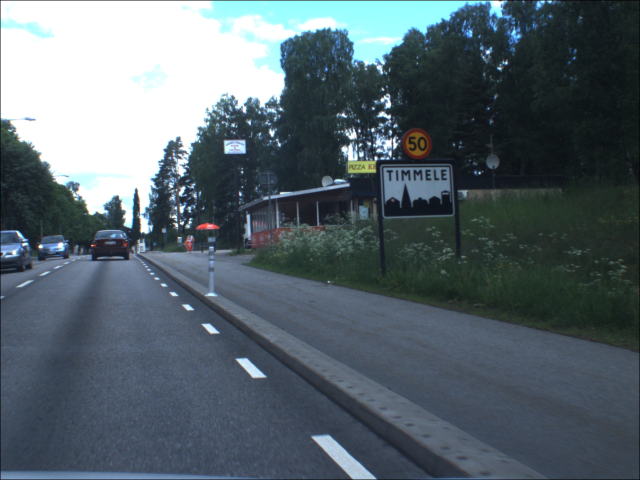
#> input picture images/Road.png, 1280 x 960 px (shown at 1/2 size)
$ jupyter execute --allow-errors tasks.ipynb   (shell and % lines are left out)   (older library calls are emulated)
#> lines starting #> are read from the running program, lines starting #| are printed output that depends on the picture; after the words box and inside, x2 and y2 are one past the last pixel; in counts of white or black regions, pixels touching at a corner belong together
### tools.py
import numpy as np
from matplotlib import pyplot as plt
import matplotlib.cm as cm

#############################################################################

def multiPlot( n, m, img_tuple, title_tuple, cmap_tuple=None, dispType_tuple=None, vmin_tuple=None, vmax_tuple=None):
    plt.figure(figsize=(20,10))
    for i in np.arange( n * m):
        if img_tuple[i] is None:
            continue

        if cmap_tuple is not None:
            cmap = cmap_tuple[i]
        else:
            cmap=None

        if dispType_tuple is not None:
            dispType = dispType_tuple[i]
        else:
            dispType=None

        if vmin_tuple is not None:
            vmin = vmin_tuple[i]
        elif dispType == 'histogram':
            vmin = 0
        else:
            vmin=None

        if vmax_tuple is not None:
            vmax = vmax_tuple[i]
        elif dispType == 'histogram':
            vmax = 255
        else:
            vmax=None

        if dispType == 'histogram':
            plt.subplot( n, m, i + 1), plt.hist( img_tuple[i].ravel(), bins=256, range=( vmin, vmax)) #, fc='k', ec='k')
        else:
            plt.subplot( n, m, i + 1), plt.imshow( img_tuple[i], cmap=cmap, vmin=vmin, vmax=vmax)
            plt.xticks([]), plt.yticks([])

        plt.title( title_tuple[i])

    #manager = plt.get_current_fig_manager()
    #manager.resize(*manager.window.maxsize())
    plt.show()

#############################################################################

def saturate_cast_uint8( image):
    return np.where( image > 255.0, 255.0, np.where( image < 0.0, 0.0, image)).astype( np.uint8)

#############################################################################

from matplotlib.colors import LinearSegmentedColormap

# [8 lines left out: function getRandomColorMap, not called in this run]

### tasks.ipynb
[cell 1]
import numpy as np                     # Numerical algorithms on arrays
import cv2                             # OpenCV
from matplotlib import pyplot as plt   # Plot library
import matplotlib.cm as cm             # Image color map
import tools                           # A few helpers to plot multiple images
from PIL import Image                  # For rescaling images
from ipywidgets import interact, fixed # Interact with images

[cell 2]
img_link = 'images/Road.png'

[cell 3]
# Load image in grayscale format
road = cv2.imread(img_link, cv2.IMREAD_GRAYSCALE)
#> road: shape (960, 1280); min 0, max 255, mean 96.5
building = cv2.imread('images/Building.png', cv2.IMREAD_GRAYSCALE)
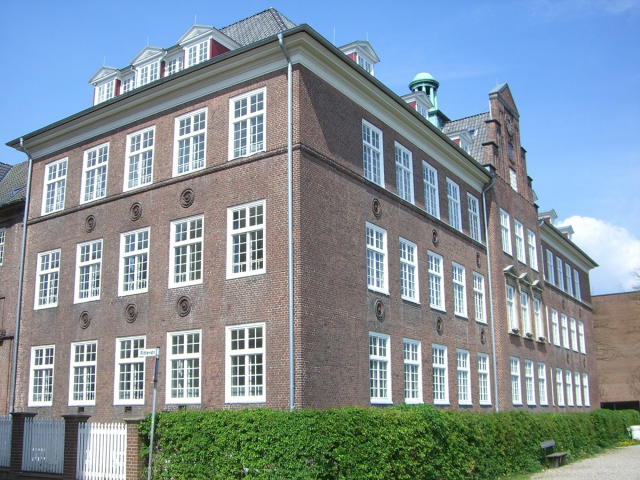
#> input picture images/Building.png, 1280 x 960 px (shown at 1/2 size)
#> building: shape (960, 1280); min 6, max 255, mean 142.8

road_color = cv2.imread(img_link, cv2.IMREAD_COLOR)
#> road_color is the input picture: shape (960, 1280, 3); mean B, G, R 107.6, 99.9, 86.9
building_color = cv2.imread('images/Building.png', cv2.IMREAD_COLOR)
#> building_color is the input picture: shape (960, 1280, 3); mean B, G, R 155, 146.5, 132.4

[cell 4]
b,g,r = cv2.split(road_color)
road_rgb = cv2.merge( [r,g,b])

[cell 5]
# Show images
cv2.imshow('Color road displayed in grayscale', road)
cv2.imshow('Color building displayed in grayscale', building)

cv2.waitKey(0)

cv2.destroyAllWindows()

[cell 6]
# rescaling road

basewidth = 100
road_img = Image.open(img_link)
wpercent = (basewidth/float(road_img.size[0]))
#> wpercent = 0.0781
hsize = int((float(road_img.size[1])*float(wpercent)))
#> hsize = 75
resc_road = road_img.resize((basewidth,hsize), Image.ANTIALIAS)
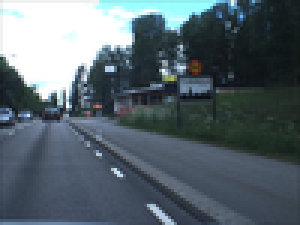
#> resc_road: PIL image 100x75 RGB (shown 3 times larger); mean R, G, B 86.9, 100, 107.7
resc_road.save('rescale_road.png', quality = 95)

[cell 7]
#histogram

import matplotlib.cm as cm

gray_road = cv2.imread(img_link, cv2.IMREAD_GRAYSCALE)

hist_np, bins = np.histogram( gray_road.ravel(),256,[0,256])
#> hist_np = 256 values, max 139132 at index 255, min 0 at index 11, mean 4800; bins = 257 values from 0 to 256

hist_cv = cv2.calcHist( [gray_road],[0],None,[256],[0,256])
#> hist_cv has the same summary as hist_np

# Plot an histogram with matplotlib
plt.hist(gray_road.ravel(), bins=256, range=(0,255))
plt.show()
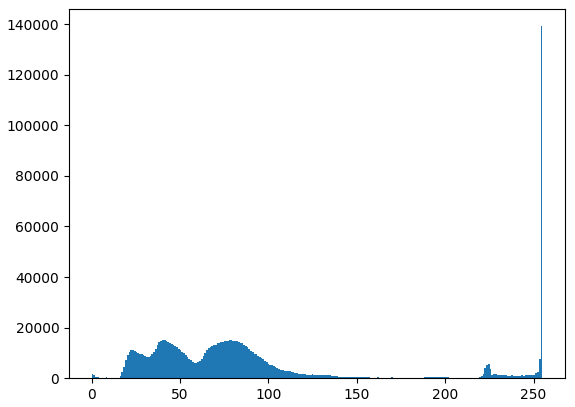
#> figure drawn by matplotlib, 1 panel; tallest bar 139132 high, from x = 254 to 255

[cell 8]
img = cv2.imread(img_link, cv2.IMREAD_GRAYSCALE)

def update(omega=10, sigma_color=20, sigma_space=50):
    img_bilat = cv2.bilateralFilter( img, omega, sigma_color, sigma_space)

    tools.multiPlot( 1, 2, ( img, img_bilat), ( 'Original image', 'Bilateral filtering'),
                       cmap_tuple=( cm.gray, cm.gray))

interact(update, omega = [1, 5, 10, 20, 30] , sigma_color = (10, 250, 10), sigma_space=(10,250,10))
#> the sliders are set to omega = 1, sigma_color = 130, sigma_space = 130

[cell 9]
threshVal = 70
img = cv2.imread(img_link, cv2.IMREAD_GRAYSCALE)
gray_road = cv2.bilateralFilter( img, 9, 80, 80)
ret, thresh1 = cv2.threshold( gray_road, threshVal, 255, cv2.THRESH_BINARY)
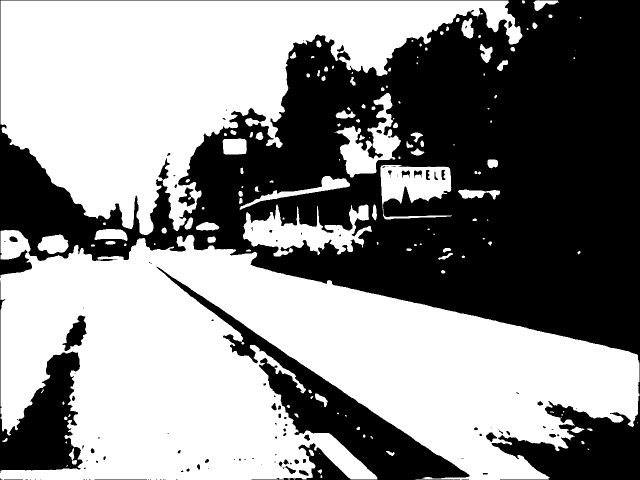
#> thresh1: shape (960, 1280) (shown at 1/2 size); 54.9% white; 131 black regions (84 under 20 px), largest, box (x1, y1, x2, y2) and area: (0, 0, 1280, 960) 480892, (313, 533, 939, 960) 44808, (0, 563, 165, 946) 23534
#> ret = 70
ret, thresh2 = cv2.threshold( gray_road, threshVal, 255, cv2.THRESH_BINARY_INV)
ret, thresh3 = cv2.threshold( gray_road, threshVal, 255, cv2.THRESH_TRUNC)
ret, thresh4 = cv2.threshold( gray_road, threshVal, 255, cv2.THRESH_TOZERO)
#ret, thresh5 = cv2.threshold( gray_road, threshVal, 255, cv2.THRESH_TOZERO_INV)
thresh5 = cv2.adaptiveThreshold(gray_road, 255,cv2.ADAPTIVE_THRESH_GAUSSIAN_C, cv2.THRESH_BINARY, 21, 3
                               )
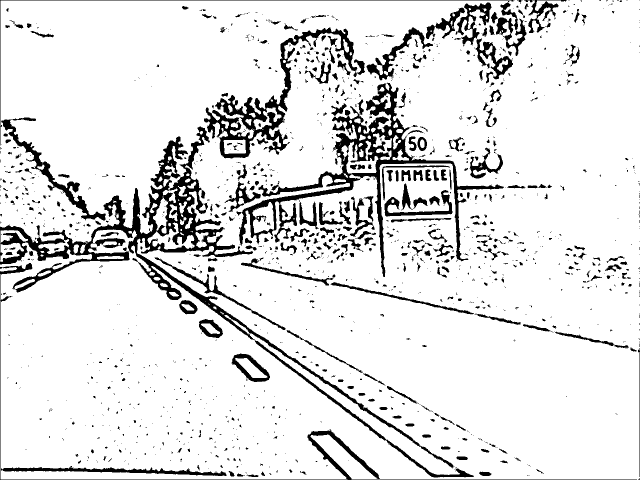
#> thresh5: shape (960, 1280) (shown at 1/2 size); 88.6% white; 1446 black regions (1059 under 20 px), largest, box (x1, y1, x2, y2) and area: (0, 253, 948, 955) 36200, (473, 165, 1008, 554) 21549, (408, 55, 715, 317) 12140

tools.multiPlot( 2, 3, ( gray_road, thresh1, thresh2, thresh3, thresh4, thresh5),
                       ( 'Original Image', 'THRESH_BINARY', 'THRESH_BINARY_INV',
                        'THRESH_TRUNC', 'THRESH_TOZERO', 'adaptive'),
                        cmap_tuple=( cm.gray, cm.gray, cm.gray, cm.gray, cm.gray, cm.gray))

[cell 10]
# Canny

#img = cv2.imread( 'Images/Road.png', cv2.IMREAD_GRAYSCALE)
img = cv2.imread(img_link, cv2.IMREAD_GRAYSCALE)

def update( lo_thresh=80, hi_thresh=180, sobel_size=3):
    img_canny = cv2.Canny( img, lo_thresh, hi_thresh, apertureSize=sobel_size, L2gradient=True)

    tools.multiPlot( 1, 2, ( img, img_canny),
                     ( 'Original image', 'Canny'),
                     cmap_tuple=( cm.gray, cm.gray))

interact(update, lo_thresh = (10, 150, 10), hi_thresh = (120, 240, 10), sobel_size= [3, 5, 7])
#> the sliders are set to lo_thresh = 80, hi_thresh = 180, sobel_size = 3
#> in update, `img_canny = cv2.Canny( img, lo_thresh, hi_thresh, apertureSize=sobel_s..`: img_canny: shape (960, 1280); 2.3% white in thin lines or dots

# best = lo_thresh = 90, hi_tresh = 150 , sobel size = 3

[cell 11]
# HOUGH

minLineLength = 1
maxLineGap = 20
sobel_size = 3
img = cv2.imread( 'Images/rescale_road.png', cv2.IMREAD_GRAYSCALE)
img_canny = cv2.Canny(img, 90, 150 , apertureSize=sobel_size, L2gradient=True)
lines = cv2.HoughLinesP(img_canny,1,np.pi/180,100,minLineLength,maxLineGap)
#> lines = None
#> (the rest of this cell did not finish here and is left out)

[cell 12]
#Hough lines 2

img = cv2.imread( 'Images/rescale_road.png', cv2.IMREAD_GRAYSCALE)
edges = cv2.Canny(img, 90, 150 , apertureSize=7, L2gradient=True)

lines = cv2.HoughLines(edges,1,np.pi/180,2)
#> (the rest of this cell did not finish here and is left out)

[cell 13]

cameraman_threshold = gray_road > 150
#> cameraman_threshold: shape (960, 1280) bool; 17.8% white; 116 white regions (47 under 20 px), largest, box (x1, y1, x2, y2) and area: (1, 1, 1014, 467) 203545, (625, 871, 752, 959) 3678, (683, 287, 750, 344) 1418
#> the sliders are set to lo_thresh = 80, hi_thresh = 180, sobel_size = 3
plt.imshow(cameraman_threshold, cmap="gray")
plt.show()

[cell 14]
def update( lo_thresh=80, hi_thresh=180, sobel_size=3):
#> called with lo_thresh = 80, hi_thresh = 180, sobel_size = 3
    img_canny = cv2.Canny( thresh5, lo_thresh, hi_thresh, apertureSize=sobel_size, L2gradient=True)
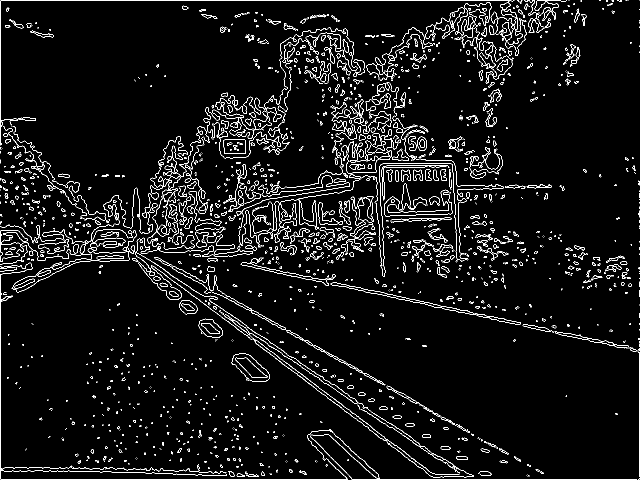
#> img_canny: shape (960, 1280) (shown at 1/2 size); 4.9% white in thin lines or dots

    tools.multiPlot( 1, 2, ( img, img_canny),
                     ( 'Original image', 'Canny'),
                     cmap_tuple=( cm.gray, cm.gray))

interact(update, lo_thresh = (10, 150, 10), hi_thresh = (120, 240, 10), sobel_size= [3, 5, 7])

[cell 15]
minLineLength = 1
maxLineGap = 20
sobel_size = 3
img = cv2.imread( 'Images/rescale_road.png', cv2.IMREAD_GRAYSCALE)
img_canny = cv2.Canny(thresh5, 90, 150 , apertureSize=sobel_size, L2gradient=True)

lines = cv2.HoughLinesP(img_canny,1,np.pi/180,100,minLineLength,maxLineGap)
#> lines = 40 rows, first 6: [1, 958, 690, 958], [2, 0, 1021, 0], [0, 957, 0, 548], [661, 792, 687, 812], [791, 890, 813, 907], [1278, 952, 1278, 706]
for x1,y1,x2,y2 in lines[0]:
    cv2.line(img,(x1,y1),(x2,y2),(0,255,0),10)
#> this loop made 1 pass

cv2.imwrite('houghlines5.png',img)

tools.multiPlot( 1, 2, ( img, img_canny),
                     ( 'Original image', 'Canny'),
                     cmap_tuple=( cm.gray, cm.gray))

[cell 16]
# prefiltrering and scaling

#img = cv2.imread( 'Images/Pattern_inspection2.png', cv2.IMREAD_GRAYSCALE)
#img = cv2.imread( 'Images/Building.png', cv2.IMREAD_GRAYSCALE)
img = cv2.imread(img_link, cv2.IMREAD_GRAYSCALE)
#img = cv2.imread( 'Images/1_HQ00020.png', cv2.IMREAD_GRAYSCALE)
#img = cv2.imread( 'Images/image.000078.png', cv2.IMREAD_GRAYSCALE)

iGausKernelSize = 11
imgFilt = cv2.GaussianBlur( img, ( iGausKernelSize, iGausKernelSize), 0)

iReducFactor = 2
iStart = iReducFactor // 2
imgReduc = imgFilt[iStart::iReducFactor, iStart::iReducFactor]

# compute the median of the single channel pixel intensities
med = np.median( imgReduc)
#> med = 75

# apply automatic Canny edge detection using the computed median
sigma = 0.3
loThreshold = int( max( 0, (1.0 - sigma) * med))
#> loThreshold = 52
hiThreshold = int( min( 255, (1.0 + sigma) * med))
#> hiThreshold = 97

edges = cv2.Canny( imgReduc, loThreshold, hiThreshold, apertureSize=3, L2gradient=False)
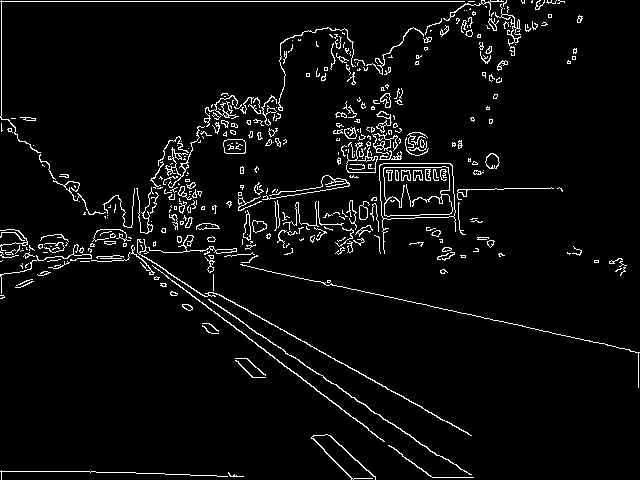
#> edges: shape (480, 640); 4.4% white in thin lines or dots

# plot all the images
tools.multiPlot( 1, 1, ( edges,),
                       ( 'Edges',),
                        cmap_tuple=( cm.gray,))

[cell 17]
#Hough

minLineLength = 100
maxLineGap = 10
lines = cv2.HoughLinesP(edges,1,np.pi/180,100,np.array([]),minLineLength,maxLineGap)
#> lines = 14 rows, first 6: [0, 1, 506, 1], [103, 229, 445, 459], [215, 293, 468, 433], [249, 339, 432, 477], [158, 269, 272, 355], [267, 271, 611, 345]
for l in lines:
    for x1,y1,x2,y2 in l:
        cv2.line(img,(2*x1,2*y1),(2*x2,2*y2),(0,255,0),3)
#> this loop made 14 passes
#> l on passes 1 to 12: [[0, 1, 506, 1]], [[103, 229, 445, 459]], [[215, 293, 468, 433]], [[249, 339, 432, 477]], [[158, 269, 272, 355]], [[267, 271, 611, 345]], [[240, 264, 438, 307]], [[105, 229, 367, 406]], [[1, 131, 1, 0]], [[230, 204, 349, 185]], [[441, 190, 561, 188]], [[32, 471, 135, 472]]
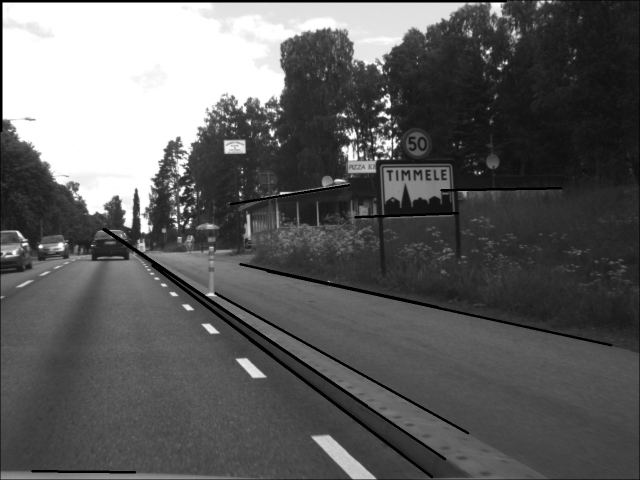
#> img: shape (960, 1280) (shown at 1/2 size); min 0, max 255, mean 94.2


tools.multiPlot( 1, 2, ( img, edges),
                     ( 'Original image', 'Canny'),
                     cmap_tuple=( cm.gray, cm.gray))

[cell 18]
height, width = img.shape[:2]
#> height = 960; width = 1280
print(height,width)
#| 960 1280
mat = np.zeros((height,width))
img_black = Image.fromarray(mat, 'RGB')
#> img_black: PIL image 1280x960 RGB; every value is 0
#> mat: shape (960, 1280) float64; every value is 0
tools.multiPlot( 1, 1, ( img_black,),
                       ( 'Black image',),
                        cmap_tuple=( cm.gray,))
#> the sliders are set to minLineLength = 90, hi_thresh = 30

[cell 19]
def update( minLineLength=80, maxLineGap=10):
    img = cv2.imread(img_link, cv2.IMREAD_COLOR)
    b,g,r = cv2.split(img)
    img_rgb = cv2.merge([r,g,b])
    height, width = img.shape[:2]
    print(height,width)
    mat = np.zeros((height,width,3))

    img_black_test = cv2.imwrite('black_img.png', mat)
    img_black=cv2.imread('black_img.png',cv2.IMREAD_COLOR)
    lines = cv2.HoughLinesP(edges,1,np.pi/180,100,np.array([]),minLineLength,maxLineGap)
    for l in lines:
        for x1,y1,x2,y2 in l:
            cv2.line(img_black,(2*x1,2*y1),(2*x2,2*y2),(255,255,255),3)

    img_black_test2 = cv2.imwrite('black_img.png', img_black)

    img_black2=cv2.imread('black_img.png',cv2.IMREAD_GRAYSCALE)

    iReducFactor = 2
    iStart = iReducFactor // 2
    imgReduc = img_black2[iStart::iReducFactor, iStart::iReducFactor]

    print(imgReduc.shape, edges.shape)

    bit_and = cv2.bitwise_and(imgReduc,edges)

    tools.multiPlot( 2, 2, ( bit_and, edges, imgReduc,img_black),
                     ( 'Classification', 'Canny', 'Black','regardez!!!'),
                     cmap_tuple=( cm.gray, cm.gray, cm.gray, cm.gray))

#> (the rest of this cell did not finish here and is left out)

[cell 20]
minLineLength = 40
maxLineGap=5
img = cv2.imread(img_link, cv2.IMREAD_COLOR)
b,g,r = cv2.split(img)
img_rgb = cv2.merge([r,g,b])
height, width = img.shape[:2]
print(height,width)
#| 960 1280
mat = np.zeros((height,width,3))

img_black_test = cv2.imwrite('black_img.png', mat)
img_black=cv2.imread('black_img.png',cv2.IMREAD_COLOR)
lines = cv2.HoughLinesP(edges,1,np.pi/180,100,np.array([]),minLineLength,maxLineGap)
#> lines = 15 rows, first 6: [0, 1, 474, 1], [124, 243, 202, 295], [215, 293, 468, 433], [152, 265, 374, 433], [361, 291, 611, 345], [240, 264, 429, 305]
for l in lines:
    for x1,y1,x2,y2 in l:
        cv2.line(img_black,(2*x1,2*y1),(2*x2,2*y2),(255,255,255),3)
#> this loop made 15 passes
#> l on passes 1 to 12: [[0, 1, 474, 1]], [[124, 243, 202, 295]], [[215, 293, 468, 433]], [[152, 265, 374, 433]], [[361, 291, 611, 345]], [[240, 264, 429, 305]], [[184, 282, 246, 324]], [[1, 131, 1, 0]], [[262, 199, 349, 185]], [[146, 257, 369, 408]], [[333, 438, 375, 478]], [[441, 190, 503, 189]]
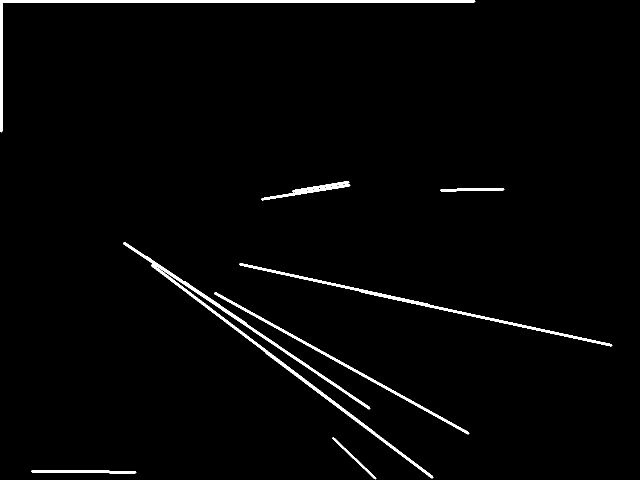
#> img_black: shape (960, 1280, 3) (shown at 1/2 size); 1.9% white; 8 white regions, largest, box (x1, y1, x2, y2) and area: (246, 484, 867, 957) 7256, (0, 0, 951, 265) 6043, (478, 526, 1225, 693) 3855

img_black_test2 = cv2.imwrite('black_img.png', img_black)

img_black2=cv2.imread('black_img.png',cv2.IMREAD_GRAYSCALE)

iReducFactor = 2
iStart = iReducFactor // 2
imgReduc = img_black2[iStart::iReducFactor, iStart::iReducFactor]
#> imgReduc: shape (480, 640); 1.8% white; 8 white regions, largest, box (x1, y1, x2, y2) and area: (123, 242, 433, 478) 1827, (0, 0, 475, 132) 1210, (239, 263, 612, 346) 965

print(imgReduc.shape, edges.shape)
#| (480, 640) (480, 640)

bit_and = cv2.bitwise_and(imgReduc,edges)
#> bit_and: shape (480, 640); 0.83% white in thin lines or dots

bit_and_test = cv2.imwrite('bit_and.png', bit_and)

tools.multiPlot( 2, 2, ( bit_and, edges, imgReduc,img_black),
                     ( 'Classification', 'Canny', 'Black','regardez!!!'),
                     cmap_tuple=( cm.gray, cm.gray, cm.gray, cm.gray))

[cell 21]
img_bit_and = cv2.imread( 'bit_and.png', cv2.IMREAD_COLOR)
#> img_bit_and: shape (480, 640, 3); 0.83% white in thin lines or dots

height, width = img_bit_and.shape[:2]
#> height = 480; width = 640

print(height,width)
#| 480 640

img_test = np.zeros((height,width,3))

#> (the rest of this cell did not finish here and is left out)

[cell 22]
cv2.imwrite('edge.png', edges)
#> Out = True

[cell 23]
edge_open = cv2.imread('edge.png', cv2.IMREAD_COLOR)
#> edge_open: shape (480, 640, 3); 4.4% white in thin lines or dots
img_bit_and = cv2.imread( 'bit_and.png', cv2.IMREAD_COLOR)

img_bit_and[:,:,0] = 0
img_bit_and[:,:,2] = 0

edge_open[:,:,0] -= img_bit_and[:,:,1]
edge_open[:,:,1] = img_bit_and[:,:,1]
edge_open[:,:,2] = 0
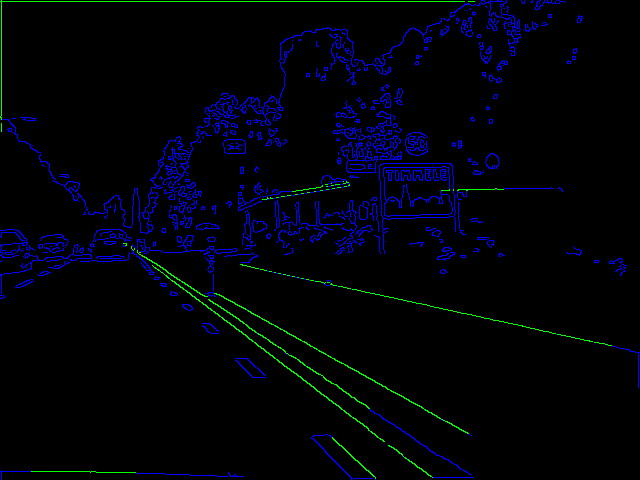
#> edge_open: shape (480, 640, 3); mean B, G, R 9.1, 2.1, 0

tools.multiPlot( 1, 2, ( edge_open, img_bit_and,),
                       ( 'test', 'test2', ),
                        cmap_tuple=( cm.gray, cm.gray,))
